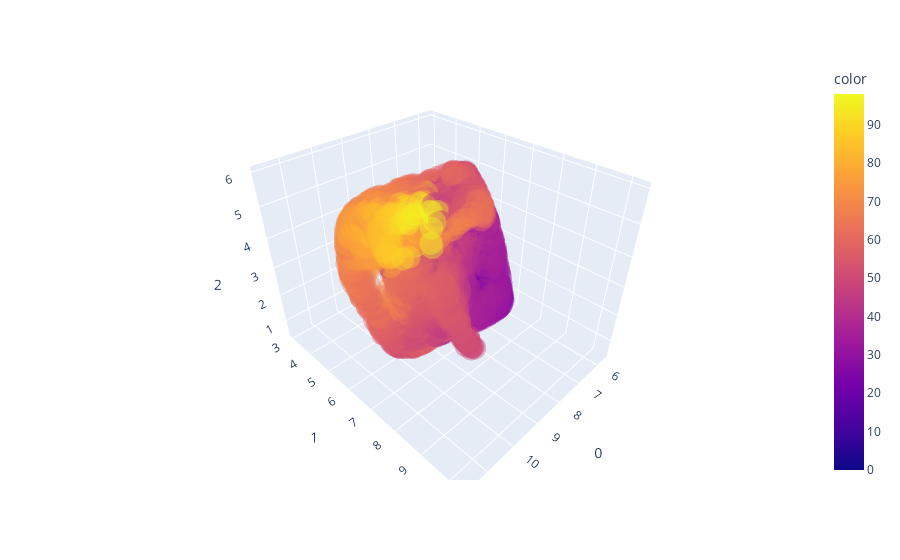

Notebook cell for this chart:
### Markdown cell above
### Low dimensional representations

#### 1D

### Code cell
activity_flat = activity.reshape(activity.shape[0],-1)
embedding, reducer = lowD_reduce(activity_flat,if_pca=False,n_components=3,plot=True)

### Figure 1 — Plotly figure (JSON) as saved in the notebook; plotly's stock layout.template omitted (floating-point values rounded to 4 significant figures; data arrays with more than 128 entries replaced by an {"elided": "..."} marker saying what was removed)
{"data": [{"hovertemplate": "0=%{x}<br>1=%{y}<br>2=%{z}<br>color=%{marker.color}<extra></extra>", "legendgroup": "", "marker": {"color": {"elided": "2500 int values"}, "coloraxis": "coloraxis", "opacity": 0.4, "symbol": "circle"}, "mode": "markers", "name": "", "scene": "scene", "showlegend": false, "type": "scatter3d", "x": {"elided": "2500 float values"}, "y": {"elided": "2500 float values"}, "z": {"elided": "2500 float values"}}], "layout": {"coloraxis": {"colorbar": {"title": {"text": "color"}}, "colorscale": [[0, "#0d0887"], [0.1111, "#46039f"], [0.2222, "#7201a8"], [0.3333, "#9c179e"], [0.4444, "#bd3786"], [0.5556, "#d8576b"], [0.6667, "#ed7953"], [0.7778, "#fb9f3a"], [0.8889, "#fdca26"], [1, "#f0f921"]]}, "legend": {"tracegroupgap": 0}, "margin": {"t": 60}, "scene": {"domain": {"x": [0, 1], "y": [0, 1]}, "xaxis": {"title": {"text": "0"}}, "yaxis": {"title": {"text": "1"}}, "zaxis": {"title": {"text": "2"}}}}}
